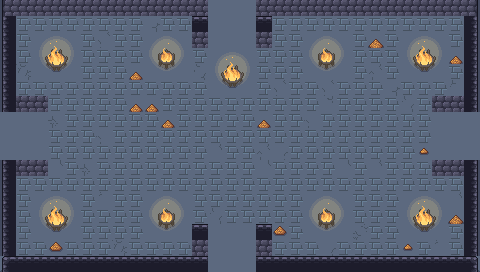

This game map was drawn from its Tiled (.tmx) file and the tilesets committed beside it. A one-line description and the trimmed map source follow:
An orthogonal 30x17 tile map with 16x16 px tiles, 6 tile layers (ground, dressing, decor, walls, ...), 5 tilesets and 16 objects (10x PROP, 5x ENTRY, ENEMY).

<map version="1.10" tiledversion="1.10.2" orientation="orthogonal" renderorder="right-down" width="30" height="17" tilewidth="16" tileheight="16" infinite="0" nextlayerid="8" nextobjectid="17">
 <tileset firstgid="1" name="wall" tilewidth="16" tileheight="16" tilecount="493" columns="17">
  <image source="../../../gfx/tiles/cove/walls_floor.png" width="272" height="464" />
 </tileset>
 <tileset firstgid="494" name="cracks" tilewidth="16" tileheight="16" tilecount="120" columns="8">
  <image source="../../../gfx/tiles/cove/cracks_floor.png" width="128" height="240" />
 </tileset>
 <tileset firstgid="614" name="wallcracks" tilewidth="16" tileheight="16" tilecount="256" columns="8">
  <image source="../../../gfx/tiles/cove/cracks_walls.png" width="128" height="512" />
 </tileset>
 <tileset firstgid="870" name="objects" tilewidth="16" tileheight="16" tilecount="216" columns="24">
  <image source="../../../gfx/tiles/cove/objects.png" width="384" height="144" />
 </tileset>
 <tileset firstgid="1086" name="fire" tilewidth="16" tileheight="16" tilecount="198" columns="11">
  <image source="../../../gfx/tiles/cove/fire.png" width="176" height="288" />
  <tile id="0">
   <animation>
    <frame tileid="0" duration="150" />
    <frame tileid="33" duration="150" />
    <frame tileid="66" duration="150" />
    <frame tileid="99" duration="150" />
    <frame tileid="132" duration="150" />
    <frame tileid="165" duration="150" />
   </animation>
  </tile>
  <tile id="1">
   <animation>
    <frame tileid="1" duration="150" />
    <frame tileid="34" duration="150" />
    <frame tileid="67" duration="150" />
    <frame tileid="100" duration="150" />
    <frame tileid="133" duration="150" />
    <frame tileid="166" duration="150" />
   </animation>
  </tile>
  <tile id="2">
   <animation>
    <frame tileid="2" duration="150" />
    <frame tileid="35" duration="150" />
    <frame tileid="68" duration="150" />
    <frame tileid="101" duration="150" />
    <frame tileid="134" duration="150" />
    <frame tileid="167" duration="150" />
   </animation>
  </tile>
  <tile id="3">
   <animation>
    <frame tileid="3" duration="150" />
    <frame tileid="36" duration="150" />
    <frame tileid="69" duration="150" />
    <frame tileid="102" duration="150" />
    <frame tileid="135" duration="150" />
    <frame tileid="168" duration="150" />
   </animation>
  </tile>
  <tile id="4">
   <animation>
    <frame tileid="4" duration="150" />
    <frame tileid="37" duration="150" />
    <frame tileid="70" duration="150" />
    <frame tileid="103" duration="150" />
    <frame tileid="136" duration="150" />
    <frame tileid="169" duration="150" />
   </animation>
  </tile>
  <tile id="5">
   <animation>
    <frame tileid="5" duration="150" />
    <frame tileid="38" duration="150" />
    <frame tileid="71" duration="150" />
    <frame tileid="104" duration="150" />
    <frame tileid="137" duration="150" />
    <frame tileid="170" duration="150" />
   </animation>
  </tile>
  <tile id="6">
   <animation>
    <frame tileid="6" duration="150" />
    <frame tileid="39" duration="150" />
    <frame tileid="72" duration="150" />
    <frame tileid="105" duration="150" />
    <frame tileid="138" duration="150" />
    <frame tileid="171" duration="150" />
   </animation>
  </tile>
  <tile id="7">
   <animation>
    <frame tileid="7" duration="150" />
    <frame tileid="40" duration="150" />
    <frame tileid="73" duration="150" />
    <frame tileid="106" duration="150" />
    <frame tileid="139" duration="150" />
    <frame tileid="172" duration="150" />
   </animation>
  </tile>
  <tile id="8">
   <animation>
    <frame tileid="8" duration="150" />
    <frame tileid="41" duration="150" />
    <frame tileid="74" duration="150" />
    <frame tileid="107" duration="150" />
    <frame tileid="140" duration="150" />
    <frame tileid="173" duration="150" />
   </animation>
  </tile>
  <tile id="9">
   <animation>
    <frame tileid="9" duration="150" />
    <frame tileid="42" duration="150" />
    <frame tileid="75" duration="150" />
    <frame tileid="108" duration="150" />
    <frame tileid="141" duration="150" />
    <frame tileid="174" duration="150" />
   </animation>
  </tile>
  <tile id="10">
   <animation>
    <frame tileid="10" duration="150" />
    <frame tileid="43" duration="150" />
    <frame tileid="76" duration="150" />
    <frame tileid="109" duration="150" />
    <frame tileid="142" duration="150" />
    <frame tileid="175" duration="150" />
   </animation>
  </tile>
  <tile id="11">
   <animation>
    <frame tileid="11" duration="150" />
    <frame tileid="44" duration="150" />
    <frame tileid="77" duration="150" />
    <frame tileid="110" duration="150" />
    <frame tileid="143" duration="150" />
    <frame tileid="176" duration="150" />
   </animation>
  </tile>
  <tile id="12">
   <animation>
    <frame tileid="12" duration="150" />
    <frame tileid="45" duration="150" />
    <frame tileid="78" duration="150" />
    <frame tileid="111" duration="150" />
    <frame tileid="144" duration="150" />
    <frame tileid="177" duration="150" />
   </animation>
  </tile>
  <tile id="13">
   <animation>
    <frame tileid="13" duration="150" />
    <frame tileid="46" duration="150" />
    <frame tileid="79" duration="150" />
    <frame tileid="112" duration="150" />
    <frame tileid="145" duration="150" />
    <frame tileid="178" duration="150" />
   </animation>
  </tile>
  <tile id="14">
   <animation>
    <frame tileid="14" duration="150" />
    <frame tileid="47" duration="150" />
    <frame tileid="80" duration="150" />
    <frame tileid="113" duration="150" />
    <frame tileid="146" duration="150" />
    <frame tileid="179" duration="150" />
   </animation>
  </tile>
  <tile id="15">
   <animation>
    <frame tileid="15" duration="150" />
    <frame tileid="48" duration="150" />
    <frame tileid="81" duration="150" />
    <frame tileid="114" duration="150" />
    <frame tileid="147" duration="150" />
    <frame tileid="180" duration="150" />
   </animation>
  </tile>
  <tile id="16">
   <animation>
    <frame tileid="16" duration="150" />
    <frame tileid="49" duration="150" />
    <frame tileid="82" duration="150" />
    <frame tileid="115" duration="150" />
    <frame tileid="148" duration="150" />
    <frame tileid="181" duration="150" />
   </animation>
  </tile>
  <tile id="17">
   <animation>
    <frame tileid="17" duration="150" />
    <frame tileid="50" duration="150" />
    <frame tileid="83" duration="150" />
    <frame tileid="116" duration="150" />
    <frame tileid="149" duration="150" />
    <frame tileid="182" duration="150" />
   </animation>
  </tile>
  <tile id="18">
   <animation>
    <frame tileid="18" duration="150" />
    <frame tileid="51" duration="150" />
    <frame tileid="84" duration="150" />
    <frame tileid="117" duration="150" />
    <frame tileid="150" duration="150" />
    <frame tileid="183" duration="150" />
   </animation>
  </tile>
  <tile id="19">
   <animation>
    <frame tileid="19" duration="150" />
    <frame tileid="52" duration="150" />
    <frame tileid="85" duration="150" />
    <frame tileid="118" duration="150" />
    <frame tileid="151" duration="150" />
    <frame tileid="184" duration="150" />
   </animation>
  </tile>
  <tile id="20">
   <animation>
    <frame tileid="20" duration="150" />
    <frame tileid="53" duration="150" />
    <frame tileid="86" duration="150" />
    <frame tileid="119" duration="150" />
    <frame tileid="152" duration="150" />
    <frame tileid="185" duration="150" />
   </animation>
  </tile>
  <tile id="21">
   <animation>
    <frame tileid="21" duration="150" />
    <frame tileid="54" duration="150" />
    <frame tileid="87" duration="150" />
    <frame tileid="120" duration="150" />
    <frame tileid="153" duration="150" />
    <frame tileid="186" duration="150" />
   </animation>
  </tile>
  <tile id="22">
   <animation>
    <frame tileid="22" duration="150" />
    <frame tileid="55" duration="150" />
    <frame tileid="88" duration="150" />
    <frame tileid="121" duration="150" />
    <frame tileid="154" duration="150" />
    <frame tileid="187" duration="150" />
   </animation>
  </tile>
  <tile id="23">
   <animation>
    <frame tileid="23" duration="150" />
    <frame tileid="56" duration="150" />
    <frame tileid="89" duration="150" />
    <frame tileid="122" duration="150" />
    <frame tileid="155" duration="150" />
    <frame tileid="188" duration="150" />
   </animation>
  </tile>
  <tile id="24">
   <animation>
    <frame tileid="24" duration="150" />
    <frame tileid="57" duration="150" />
    <frame tileid="90" duration="150" />
    <frame tileid="123" duration="150" />
    <frame tileid="156" duration="150" />
    <frame tileid="189" duration="150" />
   </animation>
  </tile>
  <tile id="25">
   <animation>
    <frame tileid="25" duration="150" />
    <frame tileid="58" duration="150" />
    <frame tileid="91" duration="150" />
    <frame tileid="124" duration="150" />
    <frame tileid="157" duration="150" />
    <frame tileid="190" duration="150" />
   </animation>
  </tile>
  <tile id="26">
   <animation>
    <frame tileid="26" duration="150" />
    <frame tileid="59" duration="150" />
    <frame tileid="92" duration="150" />
    <frame tileid="125" duration="150" />
    <frame tileid="158" duration="150" />
    <frame tileid="191" duration="150" />
   </animation>
  </tile>
  <tile id="27">
   <animation>
    <frame tileid="27" duration="150" />
    <frame tileid="60" duration="150" />
    <frame tileid="93" duration="150" />
    <frame tileid="126" duration="150" />
    <frame tileid="159" duration="150" />
    <frame tileid="192" duration="150" />
   </animation>
  </tile>
  <tile id="28">
   <animation>
    <frame tileid="28" duration="150" />
    <frame tileid="61" duration="150" />
    <frame tileid="94" duration="150" />
    <frame tileid="127" duration="150" />
    <frame tileid="160" duration="150" />
    <frame tileid="193" duration="150" />
   </animation>
  </tile>
  <tile id="29">
   <animation>
    <frame tileid="29" duration="150" />
    <frame tileid="62" duration="150" />
    <frame tileid="95" duration="150" />
    <frame tileid="128" duration="150" />
    <frame tileid="161" duration="150" />
    <frame tileid="194" duration="150" />
   </animation>
  </tile>
  <tile id="30">
   <animation>
    <frame tileid="30" duration="150" />
    <frame tileid="63" duration="150" />
    <frame tileid="96" duration="150" />
    <frame tileid="129" duration="150" />
    <frame tileid="162" duration="150" />
    <frame tileid="195" duration="150" />
   </animation>
  </tile>
  <tile id="31">
   <animation>
    <frame tileid="31" duration="150" />
    <frame tileid="64" duration="150" />
    <frame tileid="97" duration="150" />
    <frame tileid="130" duration="150" />
    <frame tileid="163" duration="150" />
    <frame tileid="196" duration="150" />
   </animation>
  </tile>
  <tile id="32">
   <animation>
    <frame tileid="32" duration="150" />
    <frame tileid="65" duration="150" />
    <frame tileid="98" duration="150" />
    <frame tileid="131" duration="150" />
    <frame tileid="164" duration="150" />
    <frame tileid="197" duration="150" />
   </animation>
  </tile>
 </tileset>
 <layer id="1" name="ground" width="30" height="17">
  <data>[510 cells, 510 non-empty, 1 distinct tile ids]</data>
 </layer>
 <layer id="2" name="dressing" width="30" height="17">
  <data>[510 cells, 380 non-empty, 45 distinct tile ids]</data>
 </layer>
 <layer id="3" name="decor" width="30" height="17">
  <data>[510 cells, 0 non-empty, 0 distinct tile ids]</data>
 </layer>
 <layer id="4" name="walls" width="30" height="17">
  <data>[510 cells, 78 non-empty, 8 distinct tile ids]</data>
 </layer>
 <layer id="5" name="props" width="30" height="17">
  <data>[510 cells, 25 non-empty, 4 distinct tile ids]</data>
 </layer>
 <layer id="6" name="overhead" width="30" height="17">
  <data>[510 cells, 0 non-empty, 0 distinct tile ids]</data>
 </layer>
 <objectgroup id="7" name="spawns">
  <object id="1" name="UP" type="ENTRY" x="232" y="24" />
  <object id="2" name="DOWN" type="ENTRY" x="232" y="248" />
  <object id="3" name="LEFT" type="ENTRY" x="24" y="136" />
  <object id="4" name="RIGHT" type="ENTRY" x="456" y="136" />
  <object id="5" name="" type="ENTRY" x="248" y="136" />
  <object id="6" name="boss" type="ENEMY" x="248" y="152" />
  <object id="7" name="torch" type="PROP" x="56" y="264" />
  <object id="8" name="torch" type="PROP" x="424" y="264" />
  <object id="9" name="torch" type="PROP" x="8" y="232" />
  <object id="10" name="torch" type="PROP" x="472" y="232" />
  <object id="11" name="torch" type="PROP" x="88" y="264" />
  <object id="12" name="torch" type="PROP" x="392" y="264" />
  <object id="13" name="torch" type="PROP" x="8" y="56" />
  <object id="14" name="torch" type="PROP" x="472" y="56" />
  <object id="15" name="banner" type="PROP" x="120" y="264" />
  <object id="16" name="banner" type="PROP" x="360" y="264" />
 </objectgroup>
</map>
